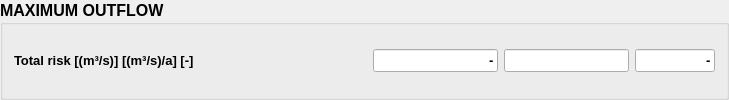
        <widget class="QGroupBox" name="groupBox_outflow">
         <property name="minimumSize">
          <size>
           <width>700</width>
           <height>0</height>
          </size>
         </property>
         <property name="maximumSize">
          <size>
           <width>800</width>
           <height>16777215</height>
          </size>
         </property>
         <property name="font">
          <font>
           <family>Arial</family>
           <pointsize>12</pointsize>
           <weight>75</weight>
           <bold>true</bold>
          </font>
         </property>
         <property name="toolTip">
          <string/>
         </property>
         <property name="title">
          <string>MAXIMUM OUTFLOW</string>
         </property>
         <property name="flat">
          <bool>true</bool>
         </property>
         <layout class="QVBoxLayout" name="verticalLayout_6">
          <item>
           <layout class="QGridLayout" name="gridLayout_5">
            <item row="0" column="0">
             <widget class="QLabel" name="label_19">
              <property name="font">
               <font>
                <family>Arial</family>
                <pointsize>10</pointsize>
               </font>
              </property>
              <property name="text">
               <string>Total risk [(m³/s)] [(m³/s)/a] [-]                                                </string>
              </property>
             </widget>
            </item>
            <item row="0" column="1">
             <widget class="QLineEdit" name="lineEdit_outflow">
              <property name="minimumSize">
               <size>
                <width>90</width>
                <height>0</height>
               </size>
              </property>
              <property name="maximumSize">
               <size>
                <width>16777215</width>
                <height>16777215</height>
               </size>
              </property>
              <property name="font">
               <font>
                <pointsize>10</pointsize>
               </font>
              </property>
              <property name="toolTip">
               <string>Risk without HYD-boundary probability [...]</string>
              </property>
              <property name="text">
               <string>-</string>
              </property>
              <property name="alignment">
               <set>Qt::AlignRight|Qt::AlignTrailing|Qt::AlignVCenter</set>
              </property>
              <property name="readOnly">
               <bool>true</bool>
              </property>
             </widget>
            </item>
            <item row="0" column="2">
             <widget class="QLineEdit" name="lineEdit_outflow_hyd">
              <property name="minimumSize">
               <size>
                <width>90</width>
                <height>0</height>
               </size>
              </property>
              <property name="maximumSize">
               <size>
                <width>16777215</width>
                <height>16777215</height>
               </size>
              </property>
              <property name="font">
               <font>
                <pointsize>10</pointsize>
               </font>
              </property>
              <property name="toolTip">
               <string>Risk with HYD-boundary probability [.../a]</string>
              </property>
              <property name="alignment">
               <set>Qt::AlignRight|Qt::AlignTrailing|Qt::AlignVCenter</set>
              </property>
              <property name="readOnly">
               <bool>true</bool>
              </property>
             </widget>
            </item>
            <item row="0" column="3">
             <widget class="QLineEdit" name="lineEdit_outflow_fac">
              <property name="minimumSize">
               <size>
                <width>80</width>
                <height>0</height>
               </size>
              </property>
              <property name="maximumSize">
               <size>
                <width>80</width>
                <height>16777215</height>
               </size>
              </property>
              <property name="font">
               <font>
                <pointsize>10</pointsize>
               </font>
              </property>
              <property name="toolTip">
               <string>Risk factor [-]</string>
              </property>
              <property name="text">
               <string>-</string>
              </property>
              <property name="alignment">
               <set>Qt::AlignRight|Qt::AlignTrailing|Qt::AlignVCenter</set>
              </property>
              <property name="readOnly">
               <bool>true</bool>
              </property>
             </widget>
            </item>
           </layout>
          </item>
         </layout>
        </widget>
